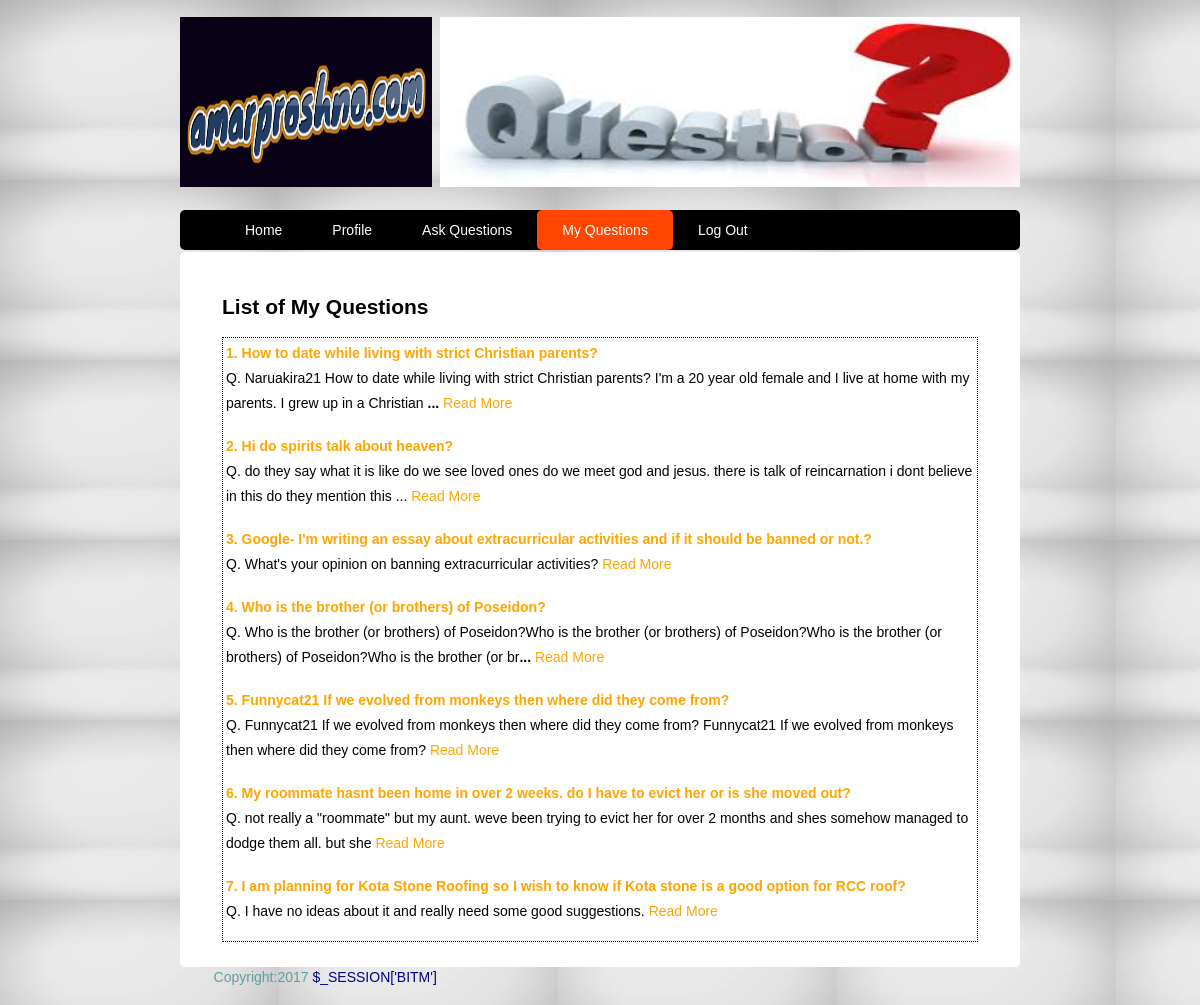
Page /views/Questions/questions.php (signed in) on the committed database.
### tables this page shows
CREATE TABLE `questions` (
  `q_id` int(11) NOT NULL,
  `u_id` int(11) NOT NULL,
  `Q_title` varchar(100) NOT NULL DEFAULT 'Untitled',
  `question` text NOT NULL
);

### src/Questions/myQuestions.php (called while the page is built)
<?php
class Queston
{
    public function index($noOfItems, $offset)
    {
        try {
            $pdo = new PDO('mysql:host=localhost;dbname=amarproshno', 'root', '');
            $pdo->setAttribute(PDO::ATTR_ERRMODE, PDO::ERRMODE_EXCEPTION);
            $u_id = $_SESSION['u_id'];
            $query = "SELECT * FROM `questions` WHERE u_id=$u_id ORDER BY q_id DESC Limit $noOfItems OFFSET $offset";
            $stmt = $pdo->prepare($query);
            $stmt->execute();
            $data = $stmt->fetchAll();
            return $data;
        } catch (PDOException $e) {
            echo 'Error: ' . $e->getMessage();
        }
    }
    public
    function getNoOfRows()
    {
        $pdo = new PDO('mysql:host=localhost;dbname=amarproshno', 'root', '');
        $pdo->setAttribute(PDO::ATTR_ERRMODE, PDO::ERRMODE_EXCEPTION);
        $u_id = $_SESSION['u_id'];
        $query = "SELECT * FROM `questions` WHERE u_id=$u_id ORDER BY q_id DESC";;
        $stmt = $pdo->prepare($query);
        $stmt->execute();
        $data = count($stmt->fetchAll());
        return $data;
    }
}

### views/Questions/questions.php (the view, shortened to what this page needs)
<?php
require_once("../../src/Questions/myQuestions.php");
$obj = new Queston();
$noOfItemsPerPage = 7;
$totalRows = $obj->getNoOfRows();
if (!empty($_GET['page'])) {
    $currentPage = $_GET['page'] - 1;
} else
    $currentPage = 0;
$offset = $currentPage * $noOfItemsPerPage;
$allData = $obj->index($noOfItemsPerPage, $offset);;
?>
<!DOCTYPE html>
<html lang="en">
<head>
    <link rel="stylesheet" href="../../src/style.css" type="text/css">
</head>
<body class="body">
<header class="mainheader">
    <div class="logo">
        <img src="../../src/img/logo.png">
    </div>
    <div class="banner">
        <img src="../../src/img/banner.jpg">
    </div>
    <nav>
        <ul>
            <li><a href="../HomePage/index.php">Home</a></li>
            <li><a href="../Profile/profile.php">Profile</a></li>
            <li><a href="../AskQuestion/askQuestion.php">Ask Questions</a></li>
            <li class="active"><a href="../Questions/questions.php">My Questions</a></li>
            <li><a href="../Logout/logout.php">Log Out</a></li>
        </ul>
    </nav>
    <div class="maincontent">
        <div class="content">
            <article class="topcontent">
                <content>
                    <?php
                    if (!empty($allData)) {
                        ?>
                        <h1>List of My Questions</h1>
                        <table style="border:1px dotted black;" width="100%">
                            <?php
                            $sl = $offset + 1;
                            foreach ($allData as $key => $value) {
                                ?>
                                <tr>
                                    <td>
                                        <div class="section">
                                            <b><a href="../Question_Details/showQuestion.php?q_id=<?php echo $value['q_id'] ?>"><?php echo $sl++ . '. ' . $value['Q_title'] ?></a></b>
                                            </br><?php
                                            $question = $value['question'];
                                            if (strlen($question) > 160)
                                                $question = substr($question, 0, 160) . '<b>...</b>';
                                            echo 'Q. ' . $question;
                                            ?>
                                            <a class="more"
                                               href="../Question_Details/showQuestion.php?q_id=<?php echo $value['q_id'] ?>">Read
                                                More</a></p>
                                        </div>
                                    </td>
                                </tr>
                                <?php
                            }
                            ?>
                        </table>
                        <?php
                    }
                            ?>
                </content>
            </article>
        </div>
    </div>
    <footer class="mainFooter">
        <p>Copyright:2017 <a href="#" title="Biplob">$_SESSION['BITM']</a></p>
    </footer>
</body>
</html>

### src/style.css (style rules this page uses)
body { background-image: url("img/bg.jpg"); color: #000305; font-size: 87.5%; font-family: Arial; line-height: 1.5; text-align: left; }
a { text-decoration: none; }
a:link, a:visited { color: orange; }
.body { margin: 0 auto; width: 70%; clear: both; }
.logo img { width: 30%; height: 170px; margin: 2% 0; padding-right: 1%; float: left; }
.banner img { width: 69%; height: 170px; margin: 2% 0; }
.mainheader nav { background-color: black; height: 40px; border-radius: 5px; -moz-border-radius: 5px; -webkit-border-radius: 5px; }
.mainheader nav ul { list-style: none; margin: 0 auto; }
.mainheader nav ul li { float: left; display: inline; }
.mainheader nav a:link, .mainheader nav a:visited { color: #FFF; display: inline-block; padding: 10px 25px; height: 20px; }
.mainheader nav a:hover, .mainheader nav a:active, .mainheader nav .active a:link, .mainheader nav .active a:visited { background-color: orangered; text-shadow: none; height: 20px; }
.mainheader nav ul li a { border-radius: 5px; -moz-border-radius: 5px; -webkit-border-radius: 5px; }
.maincontent { line-height: 25px; border-radius: 5px; -moz-border-radius: 5px; -webkit-border-radius: 5px; }
.content { width: 100%; float: left; }
.topcontent { background-color: white; border-radius: 5px; -moz-border-radius: 5px; -webkit-border-radius: 5px; padding: 3% 5%; margin-top: 2px; }
.mainFooter p { width: 92%; margin: 2% auto; color: cadetblue; }
.mainFooter p a { width: 92%; margin: 2% auto; color: darkblue; }

### rows in the picture
questions: Q_title "How to date while living with strict Christian parents?", question "Naruakira21 How to date while living with strict Christian parents? I'm a 20 year old female and I live at home with my parents. I grew up in a Christian"
questions: Q_title "Hi do spirits talk about heaven?", question "do they say what it is like do we see loved ones do we meet god and jesus. there is talk of reincarnation i dont believe in this do they mention this ..."
questions: Q_title "Google- I'm writing an essay about extracurricular activities and if it should be banned or not.?", question "What's your opinion on banning extracurricular activities?"
questions: Q_title "Who is the brother (or brothers) of Poseidon?", question "Who is the brother (or brothers) of Poseidon?Who is the brother (or brothers) of Poseidon?Who is the brother (or brothers) of Poseidon?Who is the brother (or br"
questions: Q_title "Funnycat21 If we evolved from monkeys then where did they come from?", question "Funnycat21 If we evolved from monkeys then where did they come from? Funnycat21 If we evolved from monkeys then where did they come from?"
questions: Q_title "My roommate hasnt been home in over 2 weeks. do I have to evict her or is she moved out?", question "not really a \"roommate\" but my aunt. weve been trying to evict her for over 2 months and shes somehow managed to dodge them all. but she"
questions: Q_title "I am planning for Kota Stone Roofing so I wish to know if Kota stone is a good option for RCC roof?", question "I have no ideas about it and really need some good suggestions."
